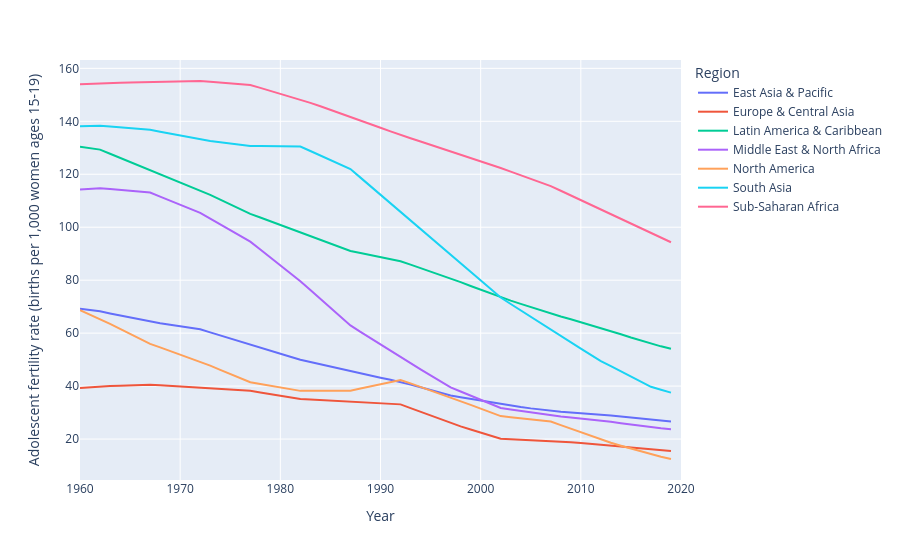

This figure's notebook cell:
### Code cell
px.line(regions, color = 'Region', x = "Year", y = "Adolescent fertility rate (births per 1,000 women ages 15-19)")
